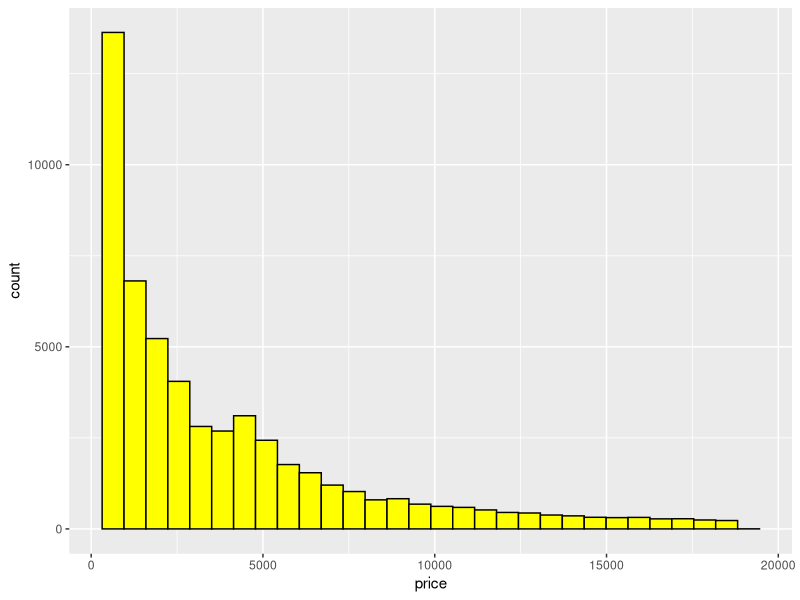
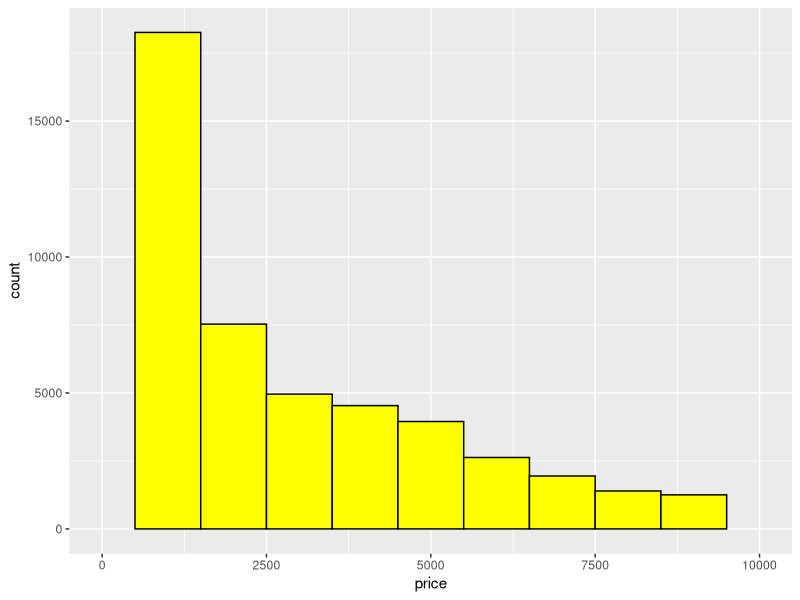
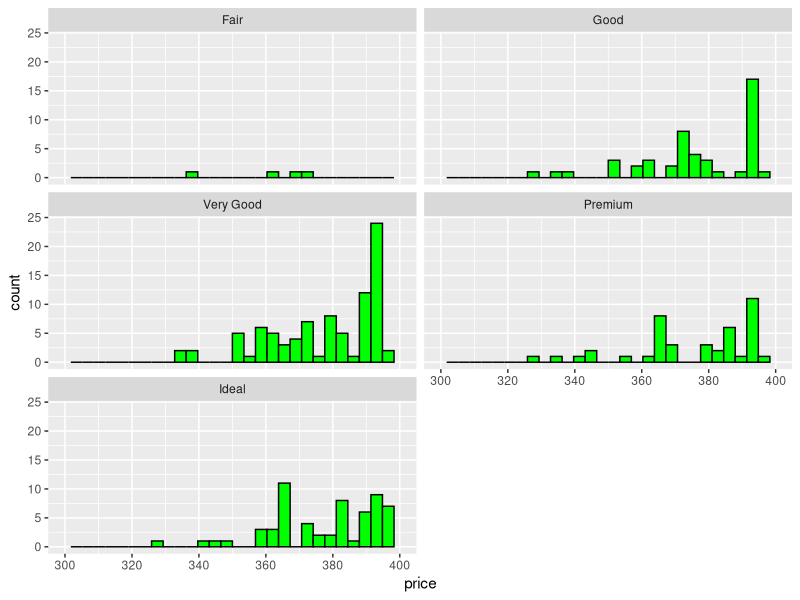
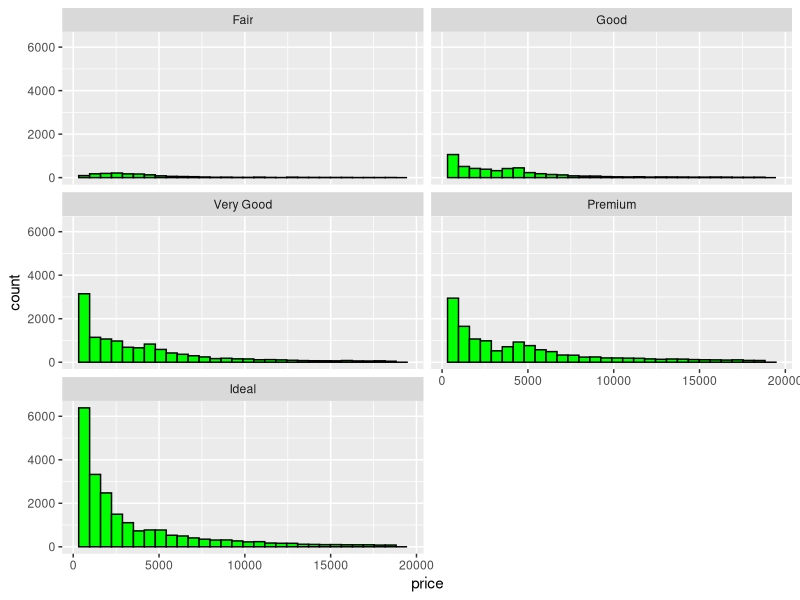
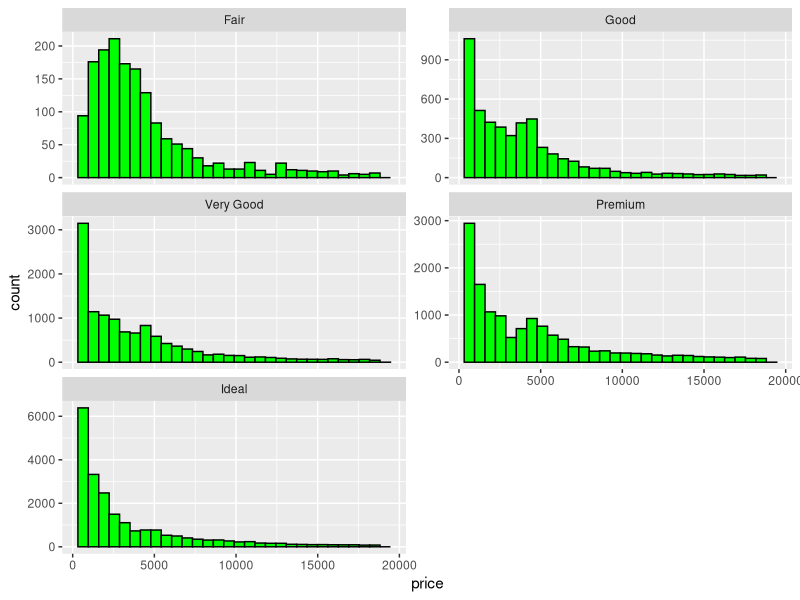
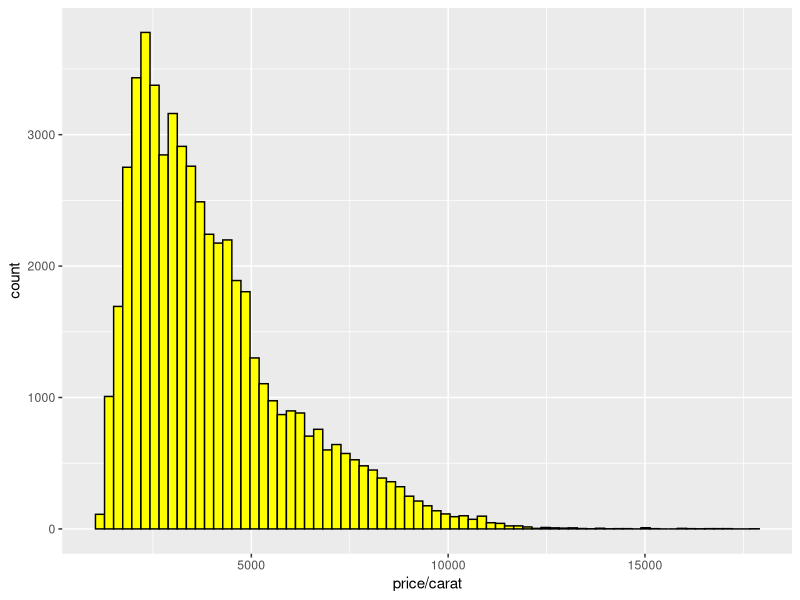
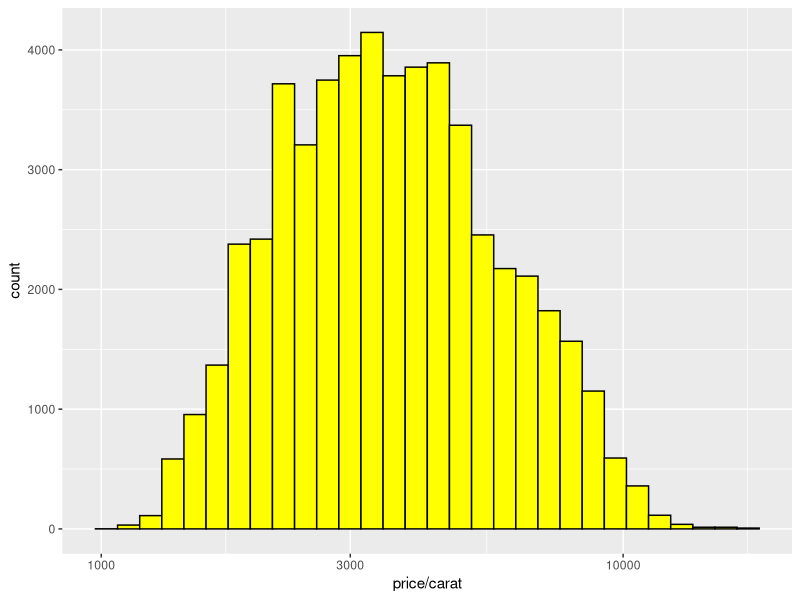
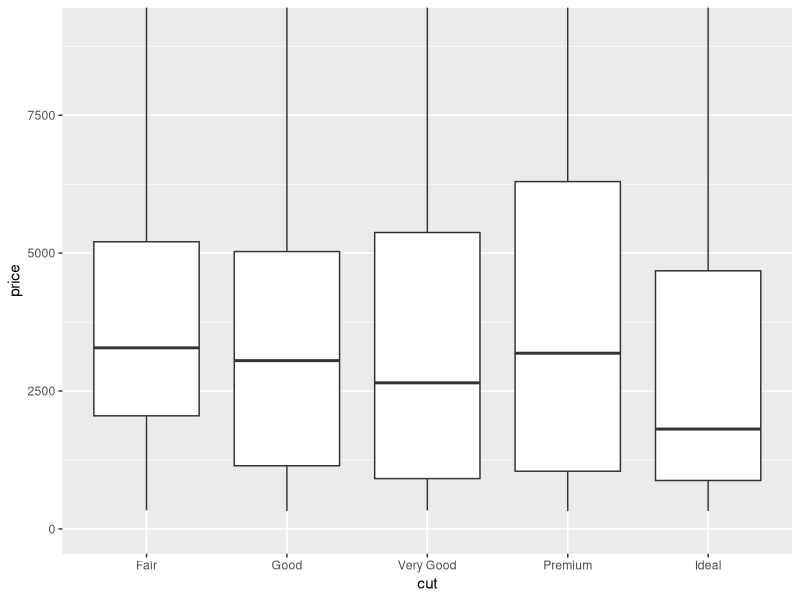

Source code (R) for these figures, in order:
library(ggplot2)
summary(diamonds)
nrow(diamonds)
ncol(diamonds)
str(diamonds)

ggplot(aes(x = price), data = diamonds) +
  geom_histogram(color = "black", fill = "yellow")

summary(diamonds$price)
nrow(subset(diamonds, diamonds$price >= 15000))

ggplot(aes(x = price), data = diamonds) +
  geom_histogram(color = "black", fill = "yellow", binwidth = 1000) +
  scale_x_continuous(breaks = seq(0, 10000, 200)) +
  xlim(c(0, 10000))

table(diamonds$price) == max(table(diamonds$price))
which(table(diamonds$price) == max(table(diamonds$price)))
names(which(table(diamonds$price) == max(table(diamonds$price))))
which.max(table(diamonds$price))

max(diamonds$price)
min(diamonds$price)

ggplot(aes(x = price), data = diamonds) +
  geom_histogram(color = "black", fill = "green") +
  facet_wrap(~cut, ncol = 2) + 
  scale_x_continuous(limits  = c(300,400) ,breaks = seq(300, 400, 20))

by(diamonds$price, diamonds$cut, summary)

ggplot(aes(x = price), data = diamonds) +
  geom_histogram(color = "black", fill = "green") +
  facet_wrap(~cut, ncol = 2)


ggplot(aes(x = price), data = diamonds) +
  geom_histogram(color = "black", fill = "green") +
  facet_wrap(~cut, ncol = 2, scales = "free_y" ) 

names(diamonds)

bin = 2 * IQR(diamonds$price) * nrow(subset(diamonds, !is.na(price))) ^ (-1/3)

ggplot(aes(x = price/carat), data = diamonds) +
  geom_histogram(color = "black", fill = "yellow", binwidth = floor(bin))


ggplot(aes(x = price/carat), data = diamonds) +
  geom_histogram(color = "black", fill = "yellow") +
  scale_x_log10()


ggplot(aes(y = price, x = cut) , data = diamonds) + 
  geom_boxplot() +
  coord_cartesian(ylim = c(0, 9000))
by(diamonds$price, diamonds$cut, summary)

x <- subset(diamonds$price, diamonds$color == "D")
IQR(subset(diamonds$price, diamonds$color == "D"))
quantile(x, 1/4)
quantile(x, 3/4)

x <- subset(diamonds$price, diamonds$color == "J")
IQR(x)
quantile(x, 1/4)
quantile(x, 3/4)


ggplot(aes(x = color, y = price/carat), data = diamonds) +
  geom_boxplot() +
  coord_cartesian(ylim = c(0, 6000))

ggplot(aes(x = carat), data = diamonds) +
  geom_freqpoly(bins = 1000)

names(diamonds)
head(diamonds)

which(table(diamonds$carat) > 2000)
